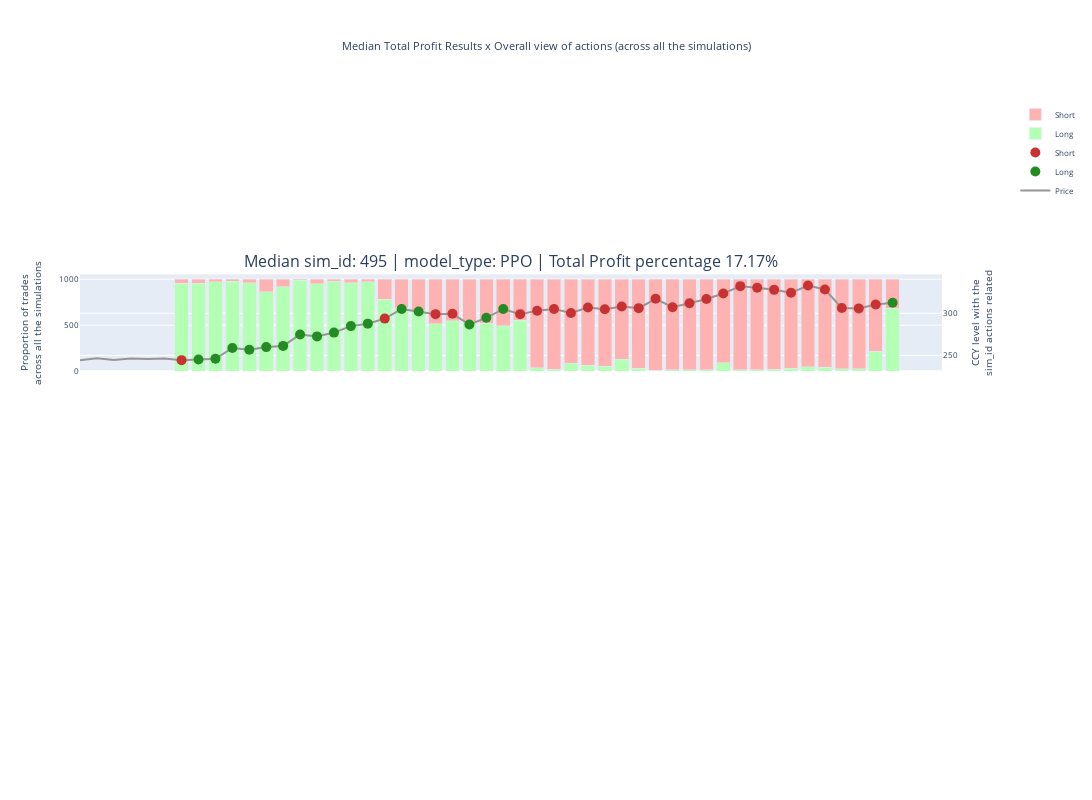

Here is the notebook cell this chart was saved with:
### Code cell
plot_trader_robot_actions_all_sim_id_all_models(config_file_name_without_extension, "", median_sim_id_PPO, "", "")
